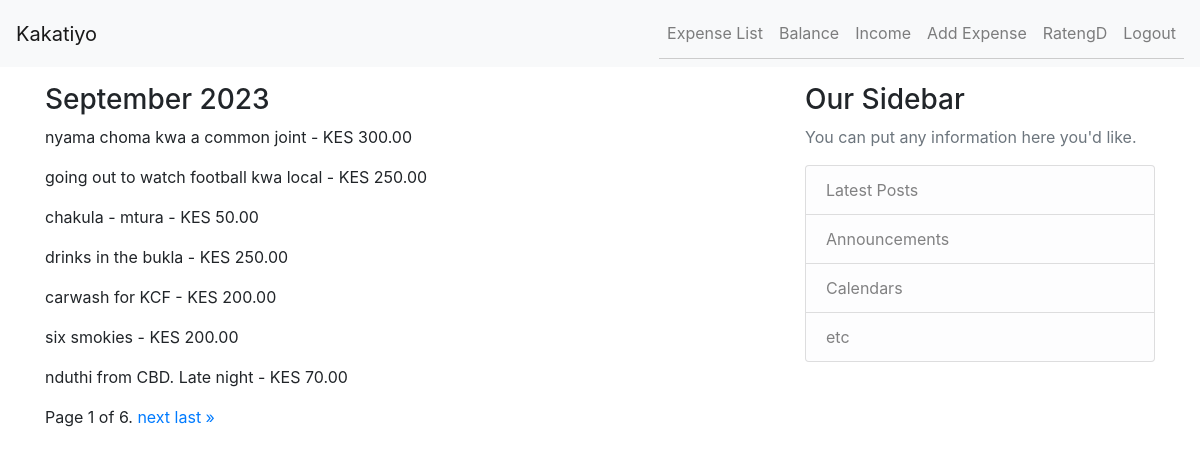
The app's page /expenses/ (signed in) with its own data.
### tracker/models.py (models this page shows, shortened)
class Expense(models.Model):
    user = models.ForeignKey(User, on_delete=models.CASCADE)
    date = models.DateField()
    description = models.CharField(max_length=200)
    amount = models.DecimalField(max_digits=10, decimal_places=2)
    category = models.ForeignKey(
        Category, on_delete=models.SET_NULL, null=True, blank=True)

### tracker/views.py (the view)
# urls.py: path('expenses/', paginated_view, name="paginated"),
@login_required
def paginated_view(request):
    queryset = Expense.objects.all()
    expenses_by_month = {}
    for expense in queryset:
        month_year = expense.date.strftime('%B %Y')
        if month_year not in expenses_by_month:
            expenses_by_month[month_year] = []
        expenses_by_month[month_year].append(expense)
    sorted_months = sorted(expenses_by_month.keys(), reverse=True)
    paginator = Paginator(sorted_months, 1)
    current_month_year = datetime.now().strftime('%B %Y')
    default_page_index = sorted_months.index(current_month_year)
    default_page = paginator.page(
        (default_page_index // paginator.per_page) * paginator.per_page + 1)
    page = request.GET.get('page', default_page)
    try:
        month_year = paginator.page(page).object_list[0]
        months = paginator.page(page)
    except PageNotAnInteger:
        month_year = paginator.page(1).object_list[0]
        months = paginator.page(1)
    except EmptyPage:
        month_year = paginator.page(paginator.num_pages).object_list[0]
        months = paginator.page(paginator.num_pages)
    expenses = expenses_by_month.get(month_year, [])
    return render(request, 'tracker/paginated.html', {'months': months, 'expenses': expenses})

### tracker/templates/tracker/paginated.html (shortened to what this page needs)
{% extends "base.html" %} {% block content %}
{% for month in months %}
<h3>{{ month }}</h3>
{% for expense in expenses %}
<p>{{ expense.description }} - KES {{ expense.amount }}</p>
 {% endfor %} {% endfor %}
<div class="pagination">
	<span class="step-links">
		<span class="current">
			Page {{ months.number }} of {{ months.paginator.num_pages }}.
		</span>
		{% if months.has_next %}
		<a href="?page={{ months.next_page_number }}">next</a>
		<a href="?page={{ months.paginator.num_pages }}">last &raquo;</a>
		{% endif %}
	</span>
</div>
{% endblock %}

### tracker/templates/navbar.html (shortened to what this page needs)
<nav class="navbar navbar-expand-lg navbar-light bg-light">
	<a class="navbar-brand" href="{% url 'home' %}"> Kakatiyo</a>
	<div class="collapse navbar-collapse" id="navbarNav">
		<ul class="navbar-nav ml-auto">
			{% if user.is_authenticated %}
			<li class="nav-item">
				<a class="nav-link" href="{% url 'expense_list' %}">Expense List</a>
			</li>
			<li class="nav-item">
				<a class="nav-link" href="{% url 'balance' %}">Balance</a>
			</li>
			<li class="nav-item">
				<a class="nav-link" href="{% url 'income_list' %}">Income</a>
			</li>
			<li class="nav-item">
				<a class="nav-link" href="{% url 'add_expense' %}">Add Expense</a>
			</li>
			<li class="nav-item">
				<a class="nav-link" href="{% url 'profile' %}"> {{ user.username }} </a>
			</li>
			<li class="nav-item">
				<a class="nav-link" href="{% url 'logout' %}">Logout</a>
			</li>
			{% endif %}
		</ul>
	</div>
</nav>

### static/css/styles.css (style rules this page uses)
ul { list-style-type: none; padding: 0; }
li { padding: 5px 0; border-bottom: 1px solid #ccc; }

### records on screen
Expense: description "nyama choma kwa a common joint", amount "300.00"
Expense: description "going out to watch football kwa local", amount "250.00"
Expense: description "chakula - mtura", amount "50.00"
Expense: description "drinks in the bukla", amount "250.00"
Expense: description "carwash for KCF", amount "200.00"
Expense: description "six smokies", amount "200.00"
Expense: description "nduthi from CBD. Late night", amount "70.00"

### other values on screen
{{ user.username }} "RatengD"
{{ month }} "September 2023"
{{ months.number }} "1"
{{ months.paginator.num_pages }} "6"
